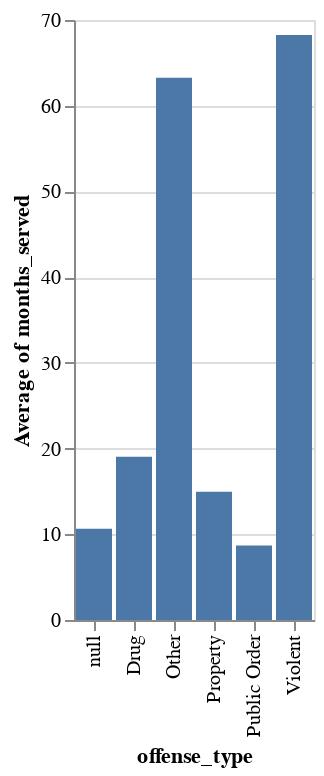

The notebook cell saved with this chart:
### Markdown cell above
## **Offense Type of Inmates**

### Code cell
Chart(df).mark_bar().encode(
    x='offense_type',
    y='average(months_served)'
)

### Figure 1 — Vega-Lite specification as saved in the notebook (floating-point values rounded to 4 significant figures; data arrays with more than 128 entries replaced by an {"elided": "..."} marker saying what was removed)
{"config": {"view": {"continuousWidth": 400, "continuousHeight": 300}}, "data": {"name": "data-32e00fbfe413cf65d369c1ca58ac2deb"}, "mark": "bar", "encoding": {"x": {"type": "nominal", "field": "offense_type"}, "y": {"type": "quantitative", "aggregate": "average", "field": "months_served"}}, "$schema": "https://vega.github.io/schema/vega-lite/v4.0.2.json", "datasets": {"data-32e00fbfe413cf65d369c1ca58ac2deb": {"elided": "1000 records"}}}
